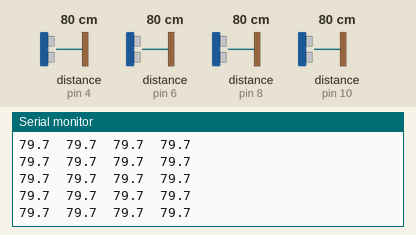
This program was run on a simulated Arduino Nano, built with avr-gcc and run on an emulated ATmega328P. Shown: the last lines printed to the serial monitor. Wiring (inferred from the names in the program): 4 × ultrasonic range finder: trigger pin 3, echo pin 4 / trigger pin 5, echo pin 6 / trigger pin 7, echo pin 8 / trigger pin 9, echo pin 10. The test bench sets the inputs (shaded band); at power-on: distance to the obstacle (sensors on pin 4, pin 6, pin 8, pin 10) 80 cm. The echo pulse lasts 58.3 µs per cm.

Above: at 1.2 s.
1.3 s: distance to the obstacle (sensor on pin 4) set to 2 cm
2.8 s: distance to the obstacle (sensor on pin 4) set to 120 cm
At 2.92 s:
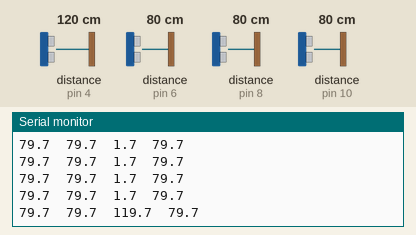
5.8 s: distance to the obstacle (sensor on pin 4) set to 250 cm
At 5.81 s:
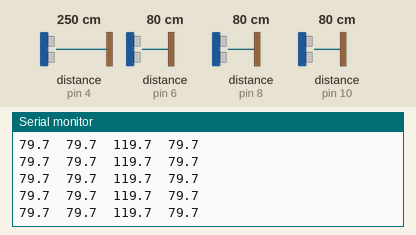
8.8 s: distance to the obstacle (sensor on pin 6) set to 2 cm
At 8.81 s:
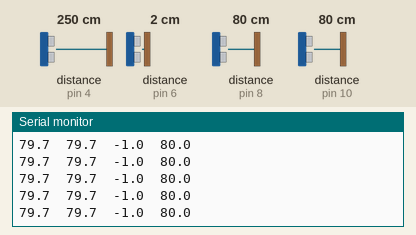
10.3 s: distance to the obstacle (sensor on pin 8) set to 120 cm
At 10.38 s:
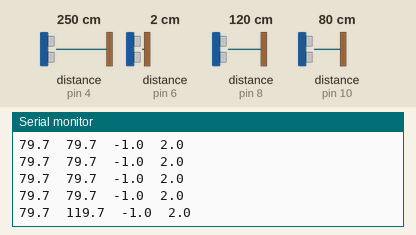
13.3 s: distance to the obstacle (sensor on pin 10) set to 2 cm
At 13.31 s:
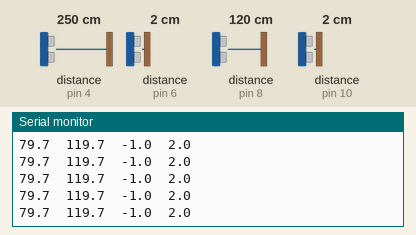
Timing chart, 0 to 15.8 s (numbered marks = the images above; inputs shaded):
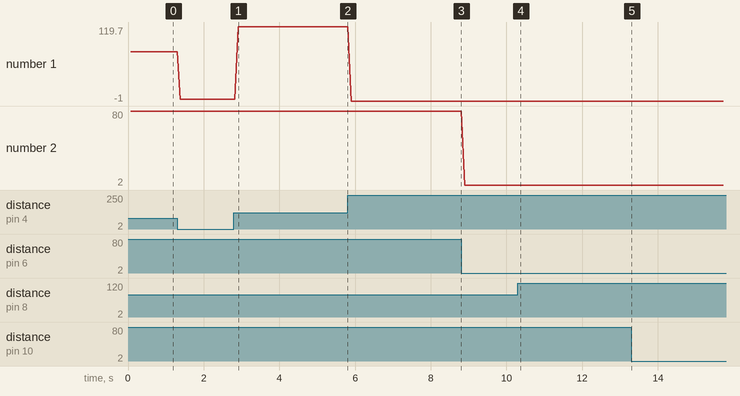

Measured:
- after the input at 2.8 s, the serial monitor: prints a new line after 0.11 s (image 1)
- after the input at 10.3 s, the serial monitor: prints a new line after 0.07 s (image 4)
- plotted number 1: 79.7 → 1.7 after the input at 1.3 s, 1.7 → 119.7 after the input at 2.8 s, 119.7 → -1 after the input at 5.8 s
- plotted number 2: 79.7 → 80 after the input at 5.8 s, 80 → 2 after the input at 8.8 s

The program:

main.cpp
```cpp
#include <Arduino.h>

// Vertical Axis (Distance: 55 cm)
// Sensor 1 (Top)
const int TRIG_PIN_1 = 9;
const int ECHO_PIN_1 = 10;

// Sensor 2 (Bottom)
const int TRIG_PIN_2 = 7;
const int ECHO_PIN_2 = 8;

// Horizontal Axis (Distance: 49 cm)
// Sensor 3 (Left)
const int TRIG_PIN_3 = 3;
const int ECHO_PIN_3 = 4;

// Sensor 4 (Right)
const int TRIG_PIN_4 = 5;
const int ECHO_PIN_4 = 6;

float readDistance(int trigPin, int echoPin) {
  // Clear trigger pin
  digitalWrite(trigPin, LOW);
  delayMicroseconds(2);

  // Send 10µs pulse to trigger
  digitalWrite(trigPin, HIGH);
  delayMicroseconds(10);
  digitalWrite(trigPin, LOW);

  // Measure echo pulse (8000µs timeout: covers up to ~137cm; plenty for ~50-55cm rig with burst headroom)
  unsigned long duration = pulseIn(echoPin, HIGH, 8000);

  if (duration == 0) {
    return -1.0; // Out of range or no echo
  }

  // Speed of sound: 343 m/s = 0.0343 cm/µs
  return (duration * 0.0343) / 2.0;
}

void setup() {
  Serial.begin(115200);

  // Vertical sensors
  pinMode(TRIG_PIN_1, OUTPUT);
  pinMode(ECHO_PIN_1, INPUT);
  pinMode(TRIG_PIN_2, OUTPUT);
  pinMode(ECHO_PIN_2, INPUT);

  // Horizontal sensors
  pinMode(TRIG_PIN_3, OUTPUT);
  pinMode(ECHO_PIN_3, INPUT);
  pinMode(TRIG_PIN_4, OUTPUT);
  pinMode(ECHO_PIN_4, INPUT);
}

void loop() {
  // Sensor 1 (Top)
  float dist1 = readDistance(TRIG_PIN_1, ECHO_PIN_1);
  delay(18);

  // Sensor 2 (Bottom)
  float dist2 = readDistance(TRIG_PIN_2, ECHO_PIN_2);
  delay(18);

  // Sensor 3 (Left)
  float dist3 = readDistance(TRIG_PIN_3, ECHO_PIN_3);
  delay(18);

  // Sensor 4 (Right)
  float dist4 = readDistance(TRIG_PIN_4, ECHO_PIN_4);

  // Print all 4 readings tab-separated: dist1 \t dist2 \t dist3 \t dist4
  Serial.print(dist1, 1);
  Serial.print('\t');
  Serial.print(dist2, 1);
  Serial.print('\t');
  Serial.print(dist3, 1);
  Serial.print('\t');
  Serial.println(dist4, 1);

  // Settle delay before next sampling frame
  delay(18);
}
```
